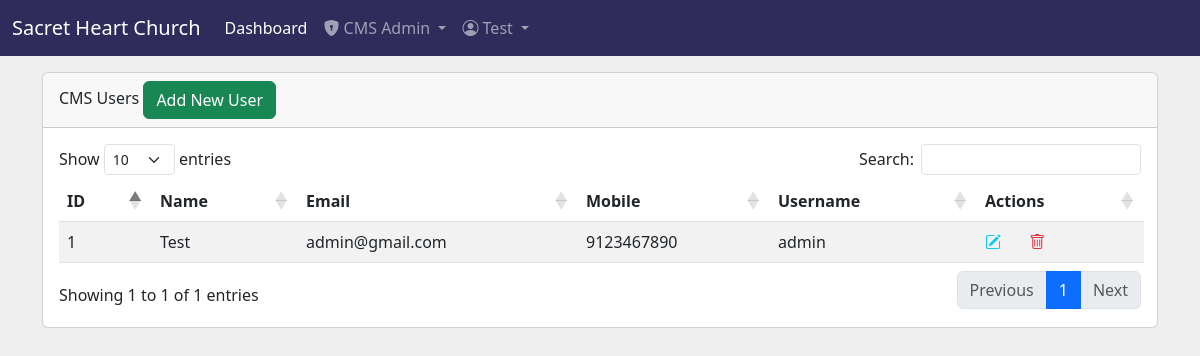
The app's page /get_all_users (signed in) with its own data.
### models.py (models this page shows, shortened)
class User(UserMixin, db.Model):
    __tablename__ = "user"
    id = db.Column(db.Integer, primary_key=True)
    username = db.Column(db.String(30), unique=True, nullable=False)
    password =  db.Column(db.String(120), nullable=False)
    name = db.Column(db.String(50), nullable=False)
    email = db.Column(db.String(120), unique=True, nullable=False)
    mobile = db.Column(db.String(15), nullable=False)

### users.py (the view)
@usr.route("/get_all_users")
@login_required
def get_all_users():
    users = User.query.all()
    return render_template('users.html', name = session['name'], users = users)

### auth.py (called while the page is built)
@login_manager.user_loader
def user_loader(user_id):
    user = User()
    user.name = user_id
    return user

### main.py (called while the page is built)
def create_app(object_name):
    app = Flask(__name__)
    app.config['SECRET_KEY']='s@cr@tchu6ch'
    app.config['TEMPLATES_AUTO_RELOAD']=True
    app.config['SQLALCHEMY_DATABASE_URI'] = "sqlite:///church.db"
    app.config['SQLALCHEMY_ECHO'] = True
    app.config['SQLALCHEMY_TRACK_MODIFICATIONS'] = True
    csrf = CSRFProtect(app)
    bcrypt.init_app(app)
    db.init_app(app)
    login_manager.init_app(app)
    app.register_blueprint(entry)
    app.register_blueprint(usr)
    @app.before_request
    def make_session_permanent():
        session.permanent = True
        app.permanent_session_lifetime = timedelta(minutes=15)
    @app.errorhandler(401)
    def custom_401(error):
        return render_template('401.html')
    return app

### templates/users.html (shortened to what this page needs)
{% extends 'base.html' %}
{% block content %}
<div class="card">
  <div class="card-header">
    CMS Users <a class="btn btn-success" href="/user_add">Add New User</a>
  </div>
  <div class="card-body">
    <table class="table table-striped" id="userTable">
      <thead>
        <tr>
          <th>ID</a></th>
          <th>Name</a></th>
          <th>Email</a></th>
          <th>Mobile</a></th>
          <th>Username</a></th>
          <th>Actions</a></th>
        </tr>
      </thead>
      <tbody>
        {% for user in users %}
        <tr>
          <td>{{user.id}}</td>
          <td>{{user.name}}</td>
          <td>{{user.email}}</td>
          <td>{{user.mobile}}</td>
          <td>{{user.username}}</td>
          <td>
            <a href="/user_update?id={{user.id}}"><i class="bi bi-pencil-square text-info"></i></a>
            <a href="/user_delete?id={{user.id}}"
              onclick="return confirm('Are you sure you want to delete this user?');" data-toggle="modal"><i
                class="bi bi-trash text-danger"></i></a>
          </td>
        </tr>
        {% endfor %}
      </tbody>
    </table>
  </div>
</div>
{% endblock %}

### templates/base.html (shortened to what this page needs)
<!doctype html>
<html lang="en">
<head>
    <link href="static/css/bootstrap.min.css" rel="stylesheet">
    <link href="static/css/bootstrap-icons.min.css" rel="stylesheet">
    <link href="static/css/navbar-top-fixed.css" rel="stylesheet">
    <link href="static/datatable/datatables.min.css" rel="stylesheet"/>
</head>
<body>
    <nav class="navbar navbar-expand-md fixed-top" data-bs-theme="dark" style="background-color: rgb(47,43,91);">
        <div class="container-fluid">
            <a class="navbar-brand" href="#">Sacret Heart Church</a>
            <div class="collapse navbar-collapse" id="navbarCollapse">
                <ul class="navbar-nav me-auto mb-2 mb-md-0">
                    <li class="nav-item">
                        <a class="nav-link active" aria-current="page" href="/dashboard">Dashboard</a>
                    </li>
                    <li class="nav-item dropdown">
                        <a class="nav-link dropdown-toggle" href="#" role="button" data-bs-toggle="dropdown"
                            aria-expanded="false">
                            <i class="bi bi-shield-lock-fill"></i>
                            <span>CMS Admin</span>
                        </a>
                    </li>
                    <li class="nav-item dropdown">
                        <a class="nav-link dropdown-toggle" href="#" role="button" data-bs-toggle="dropdown"
                            aria-expanded="false">
                            <i class="bi bi-person-circle"></i>
                            <span>{{ name }}</span>
                        </a>
                    </li>
                </ul>
            </div>
        </div>
    </nav>
    <main class="container">
        {% block content %}{% endblock %}
    </main>
</body>
</html>

### static/css/navbar-top-fixed.css (style rules this page uses)
body { min-height: 75rem; padding-top: 4.5rem; background-color: #eee; }

### records on screen
User: name "Test", id "1", email "admin@gmail.com", mobile "9123467890", username "admin"
